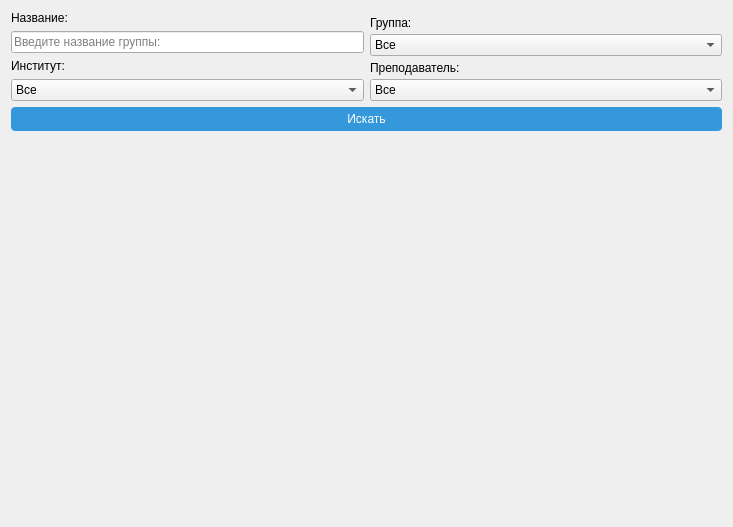
<?xml version="1.0" encoding="UTF-8"?>
<ui version="4.0">
 <class>SubjectsModeration</class>
 <widget class="QWidget" name="SubjectsModeration">
  <property name="geometry">
   <rect>
    <x>0</x>
    <y>0</y>
    <width>733</width>
    <height>527</height>
   </rect>
  </property>
  <property name="windowTitle">
   <string>Form</string>
  </property>
  <layout class="QVBoxLayout" name="verticalLayout_4">
   <item>
    <layout class="QVBoxLayout" name="verticalLayout_3">
     <item>
      <layout class="QHBoxLayout" name="horizontalLayout">
       <item>
        <layout class="QVBoxLayout" name="verticalLayout">
         <item>
          <widget class="QLabel" name="label_3">
           <property name="sizePolicy">
            <sizepolicy hsizetype="Preferred" vsizetype="Minimum">
             <horstretch>0</horstretch>
             <verstretch>0</verstretch>
            </sizepolicy>
           </property>
           <property name="maximumSize">
            <size>
             <width>16777215</width>
             <height>16777215</height>
            </size>
           </property>
           <property name="text">
            <string>Название:</string>
           </property>
          </widget>
         </item>
         <item>
          <widget class="QLineEdit" name="subject_name">
           <property name="text">
            <string/>
           </property>
           <property name="placeholderText">
            <string>Введите название группы:</string>
           </property>
          </widget>
         </item>
         <item>
          <widget class="QLabel" name="label_4">
           <property name="sizePolicy">
            <sizepolicy hsizetype="Preferred" vsizetype="Minimum">
             <horstretch>0</horstretch>
             <verstretch>0</verstretch>
            </sizepolicy>
           </property>
           <property name="maximumSize">
            <size>
             <width>16777215</width>
             <height>20</height>
            </size>
           </property>
           <property name="text">
            <string>Институт:</string>
           </property>
          </widget>
         </item>
         <item>
          <widget class="QComboBox" name="structural_box">
           <property name="minimumSize">
            <size>
             <width>0</width>
             <height>20</height>
            </size>
           </property>
           <item>
            <property name="text">
             <string>Все</string>
            </property>
           </item>
          </widget>
         </item>
        </layout>
       </item>
       <item>
        <layout class="QVBoxLayout" name="verticalLayout_2">
         <property name="spacing">
          <number>0</number>
         </property>
         <item>
          <widget class="QLabel" name="label_2">
           <property name="sizePolicy">
            <sizepolicy hsizetype="Preferred" vsizetype="Minimum">
             <horstretch>0</horstretch>
             <verstretch>0</verstretch>
            </sizepolicy>
           </property>
           <property name="text">
            <string>Группа:</string>
           </property>
          </widget>
         </item>
         <item>
          <widget class="QComboBox" name="group_box">
           <property name="sizePolicy">
            <sizepolicy hsizetype="Expanding" vsizetype="Fixed">
             <horstretch>0</horstretch>
             <verstretch>0</verstretch>
            </sizepolicy>
           </property>
           <item>
            <property name="text">
             <string>Все</string>
            </property>
           </item>
          </widget>
         </item>
         <item>
          <widget class="QLabel" name="label">
           <property name="sizePolicy">
            <sizepolicy hsizetype="Preferred" vsizetype="Minimum">
             <horstretch>0</horstretch>
             <verstretch>0</verstretch>
            </sizepolicy>
           </property>
           <property name="text">
            <string>Преподаватель:</string>
           </property>
          </widget>
         </item>
         <item>
          <widget class="QComboBox" name="teacher_box">
           <property name="minimumSize">
            <size>
             <width>0</width>
             <height>20</height>
            </size>
           </property>
           <item>
            <property name="text">
             <string>Все</string>
            </property>
           </item>
          </widget>
         </item>
        </layout>
       </item>
      </layout>
     </item>
     <item>
      <widget class="QPushButton" name="search_button">
       <property name="minimumSize">
        <size>
         <width>0</width>
         <height>24</height>
        </size>
       </property>
       <property name="styleSheet">
        <string notr="true">QPushButton {
    background: none repeat scroll 0 0 #3498db;
    border: 0 none;
    color: white;
    width: 100%;
    border-radius: 4px;
}

QPushButton:hover {
    border: 2px solid gray;
}</string>
       </property>
       <property name="text">
        <string>Искать</string>
       </property>
      </widget>
     </item>
    </layout>
   </item>
   <item>
    <widget class="QTableWidget" name="subjects_table">
     <property name="styleSheet">
      <string notr="true">background-color: transparent;</string>
     </property>
    </widget>
   </item>
  </layout>
 </widget>
 <resources/>
 <connections/>
</ui>
